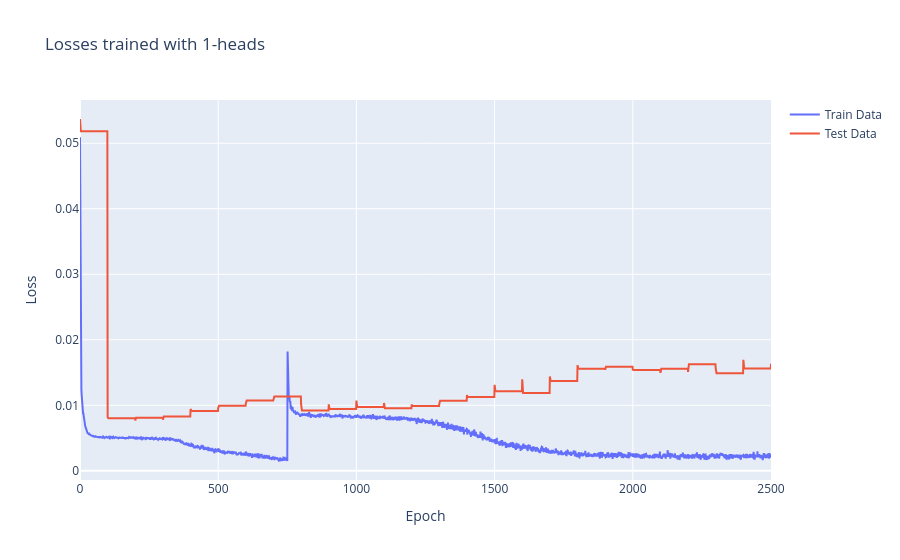
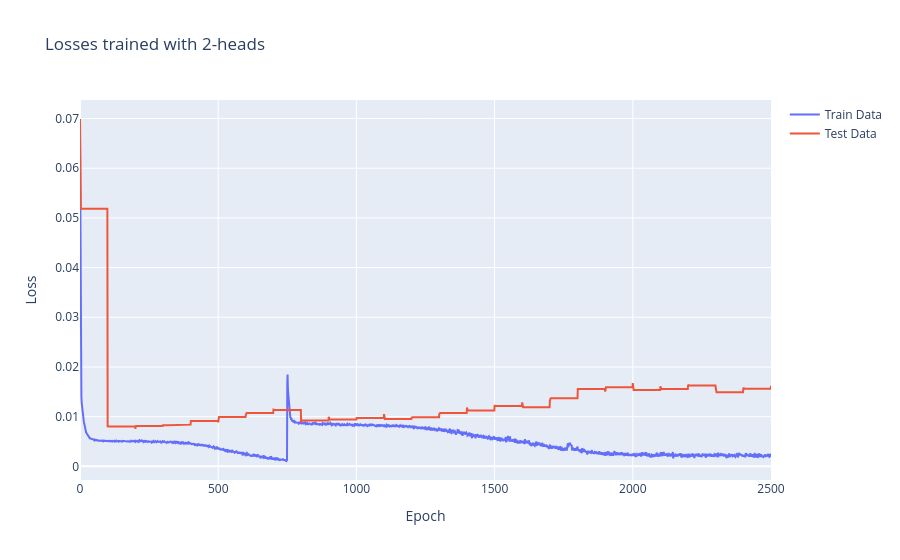

These figures' notebook cell, in order:
### Code cell
lossfn = mse

comp_obj = []

for rh_i in [1,2,3,5]:
  rnn = DNC(
        input_size=input_size,
        hidden_size=output_size,
        rnn_type='rnn',
        #rnn_type='lstm',
        num_layers=2,
        num_hidden_layers=1,
        dropout=0,
        nr_cells=mem_slot,
        cell_size=mem_size,
        read_heads=rh_i,
        gpu_id=-1,
        debug='store_true',
        batch_first=True,
        independent_linears=True,
        nonlinearity='tanh',
    )
  optimizer = optim.Adam(rnn.parameters(), lr=0.001, eps=1e-9, betas=[0.9, 0.98]) # 0.0001
  comp_obj.append({"lossfn": lossfn, "rnn": rnn, "optimizer": optimizer, "chx": None, "mhx": None, "rv": None, "last_save_losses": [], "datas": [], "i": rh_i})

for cobj in comp_obj:
  print(cobj["lossfn"].__name__)

def create_directory_if_not_exists(directory_path):
    if not os.path.exists(directory_path):
        os.makedirs(directory_path)
        print("Directory created successfully!")
    else:
        print("Directory already exists.")

name = 'add_' + str(uuid4().hex)[:3] + '_comp_rh'

lastcp = None

create_directory_if_not_exists(name)





loadcp = False #= 'checkpoint_add_46_242000.pth

print(input_size, output_size)


with open(f'{name}/output.txt', 'w') as f:
  print(name)
  print(name, file=f)
  
  

  last_save_losses = []

  for i in range(3, sequence_max_length,1): # generate test data
    inputdataspace = 2**i*2 # 2 i bit sequences
    testdatasize = int(inputdataspace*0.15)+1 #15%
    input_data, target_output = generate_data(testdatasize, i, input_size)
    for i in range(testdatasize):
      st.saveInput(input_data[i], output=target_output[i], withoutIncrement=True, flag="testData") #saveData


  
  Testloss = 0 # loss of test data
  for epoch in tqdm(range(iterations + 1)):
    #llprint("\rIteration {ep}/{tot}".format(ep=epoch, tot=iterations))
    for comp in comp_obj:
      optimizer = comp["optimizer"]
      rnn = comp["rnn"]
      chx = comp["chx"]
      mhx = comp["mhx"]
      rv = comp["rv"]
      last_save_losses = comp["last_save_losses"]
      datas = comp["datas"]
      combLoss = comp["lossfn"]
      lossfni = comp["i"]
      optimizer.zero_grad()


      input_data, target_output = generate_data(batch_size, sequence_length, input_size) # generate data
      input_data = var(T.from_numpy(input_data))
      target_output = var(T.from_numpy(target_output))


      if rnn.debug:
        output, (chx, mhx, rv), v = rnn(input_data, (None, mhx, None), reset_experience=True, pass_through_memory=True)
      else:
        output, (chx, mhx, rv) = rnn(input_data, (None, mhx, None), reset_experience=True, pass_through_memory=True)

      loss = combLoss((output), target_output)
      

      if epoch % 100 == 0:
        testset = st.getDataByFlag("testData") # get test data
        testlosses = []
        for k in range(int(len(testset) / batch_size)+1): # split testdata into batch_size chunks
          input_TEST_data = np.zeros((batch_size, input_size, input_size), dtype=np.float32)
          target_TEST_output = np.zeros((batch_size, input_size, input_size), dtype=np.float32)
          for i in range(batch_size):
            if i + k * batch_size < len(testset):
              input_TEST_data[i] = testset[k*batch_size+i]["input"]
              target_TEST_output[i] = testset[k*batch_size+i]["output"]
            else: # if there is not enough test data fill the remaining slots with random entries
              robj = random.choice(testset)
              input_TEST_data[i] = robj["input"]
              target_TEST_output[i] = robj["output"]

          input_TEST_data = var(T.from_numpy(input_TEST_data))
          target_TEST_output = var(T.from_numpy(target_TEST_output))
          if rnn.debug:
            TEST_output, _, _ = rnn(input_data, (None, mhx, None), reset_experience=True, pass_through_memory=True)
          else:
            TEST_output, _ = rnn(input_data, (None, mhx, None), reset_experience=True, pass_through_memory=True)

          ri = random.randint(0, batch_size-1)
          print("TEST_input: \n", tensor2string(input_TEST_data[ri]), file=f)
          print("TEST_output: \n", tensor2string(TEST_output[ri]), file=f)
          print("target_TEST_output: \n", tensor2string(target_TEST_output[ri]), file=f)
          print("CE Loss: ", str(mse(TEST_output[ri], target_TEST_output[ri]).item()), file=f)

          MyTestloss = combLoss((TEST_output), target_TEST_output).item() # calculate test loss
          testlosses.append(MyTestloss)
        Testloss = np.mean(testlosses) # calculate test loss mean

      datas.append({"epoch": epoch, "loss": loss.item(), "testloss": Testloss, "sequencelength": sequence_length, "heads": lossfni}) #append to the datas df
      
      loss.backward()
      T.nn.utils.clip_grad_norm_(rnn.parameters(), 50)
      optimizer.step()
      loss_value = loss.item()

      summarize = (epoch % summarize_freq == 0)
      take_checkpoint = (epoch != 0) and (epoch % check_freq == 0)
      

      # detach memory from graph
      mhx = { k : (v.detach() if isinstance(v, var) else v) for k, v in mhx.items() }

      last_save_losses.append(loss_value)
      loss = np.mean(last_save_losses)

      if summarize:
        llprint("\n\tAvg. Loss: %.4f\n" % (loss))
        llprint("\n\tAvg. Test Loss: %.4f\n" % (Testloss))
        if np.isnan(loss):
          raise Exception('nan Loss')
        print("\n")

      if summarize and rnn.debug:
        last_save_losses = []

        viz.heatmap(
              v['memory'],
              opts=dict(
                  xtickstep=10,
                  ytickstep=2,
                  title= name + 'Memory, t: ' + str(epoch) + ', loss: ' + str(loss),
                  ylabel='layer * time',
                  xlabel='mem_slot * mem_size'
              )
          )

        viz.heatmap(
              v['link_matrix'][-1].reshape(mem_slot, mem_slot),
              opts=dict(
                  xtickstep=10,
                  ytickstep=2,
                  title=name + 'Link Matrix, t: ' + str(epoch) + ', loss: ' + str(loss),
                  ylabel='mem_slot',
                  xlabel='mem_slot'
              )
        )
      
        viz.heatmap(
              v['precedence'],
              opts=dict(
                  xtickstep=10,
                  ytickstep=2,
                  title=name + 'Precedence, t: ' + str(epoch) + ', loss: ' + str(loss),
                  ylabel='layer * time',
                  xlabel='mem_slot'
              )
        )

      if incrementCurriculum(loss, epoch, sequence_length, sequence_max_length, curriculum_freq):
        sequence_length = sequence_length + curriculum_increment
        print("Increasing max length to " + str(sequence_length))

      comp["chx"] = chx
      comp["mhx"] = mhx
      comp["rv"] = rv
      comp["last_save_losses"] = last_save_losses
      comp["datas"] = datas
      comp["rnn"] = rnn

      if take_checkpoint:
        cur_weights = rnn.state_dict()
        T.save(cur_weights, f'{name}/checkpoint_h{lossfni}_{epoch}.pth')
        lastcp = f'{name}/checkpoint_h{lossfni}_{epoch}.pth'
        df = pd.DataFrame(datas)
        pickle.dump(df, open(f"{name}/df_h{lossfni}_{epoch}.pkl", "wb"))

### Figure 1 — Plotly figure (JSON) as saved in the notebook; plotly's stock layout.template omitted (floating-point values rounded to 4 significant figures; data arrays with more than 128 entries replaced by an {"elided": "..."} marker saying what was removed)
{"data": [{"mode": "lines", "name": "Train Data", "type": "scatter", "x": {"elided": "2501 int values"}, "y": {"elided": "2501 float values"}}, {"mode": "lines", "name": "Test Data", "type": "scatter", "x": {"elided": "2501 int values"}, "y": {"elided": "2501 float values"}}], "layout": {"title": {"text": "Losses trained with 1-heads"}, "xaxis": {"title": {"text": "Epoch"}}, "yaxis": {"title": {"text": "Loss"}}}}

### Figure 2 — Plotly figure (JSON) as saved in the notebook; plotly's stock layout.template omitted (floating-point values rounded to 4 significant figures; data arrays with more than 128 entries replaced by an {"elided": "..."} marker saying what was removed)
{"data": [{"mode": "lines", "name": "Train Data", "type": "scatter", "x": {"elided": "2501 int values"}, "y": {"elided": "2501 float values"}}, {"mode": "lines", "name": "Test Data", "type": "scatter", "x": {"elided": "2501 int values"}, "y": {"elided": "2501 float values"}}], "layout": {"title": {"text": "Losses trained with 2-heads"}, "xaxis": {"title": {"text": "Epoch"}}, "yaxis": {"title": {"text": "Loss"}}}}
